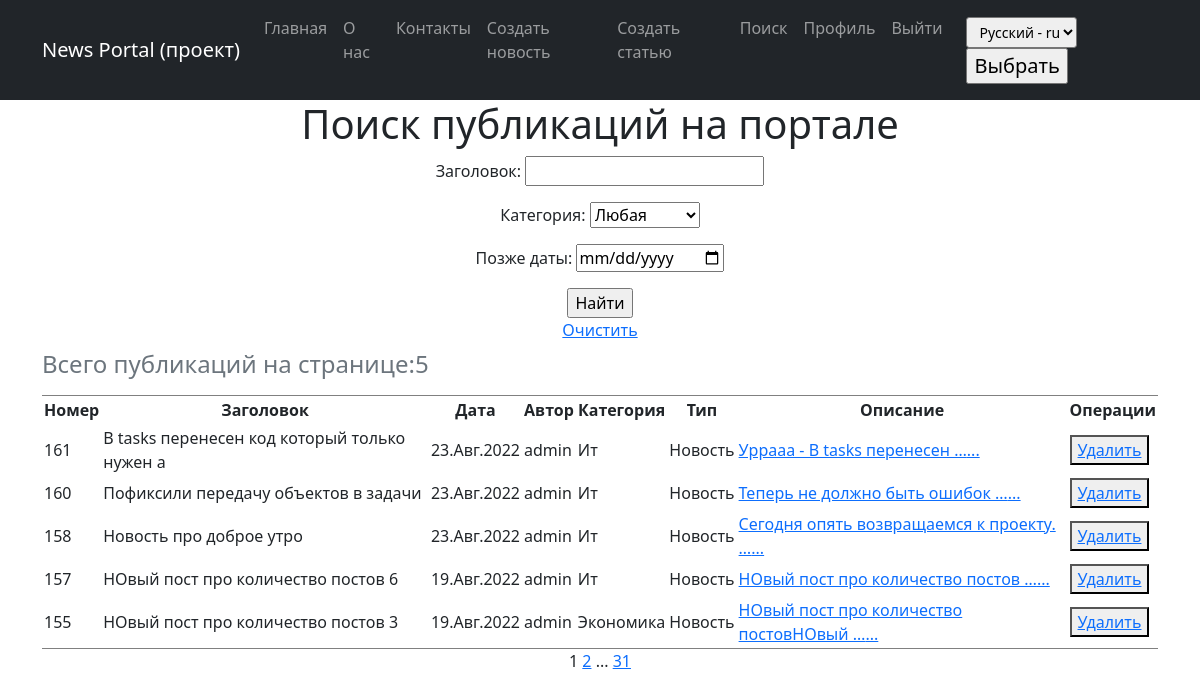
Page /posts/news/search/ (signed in) on the earlier database version.
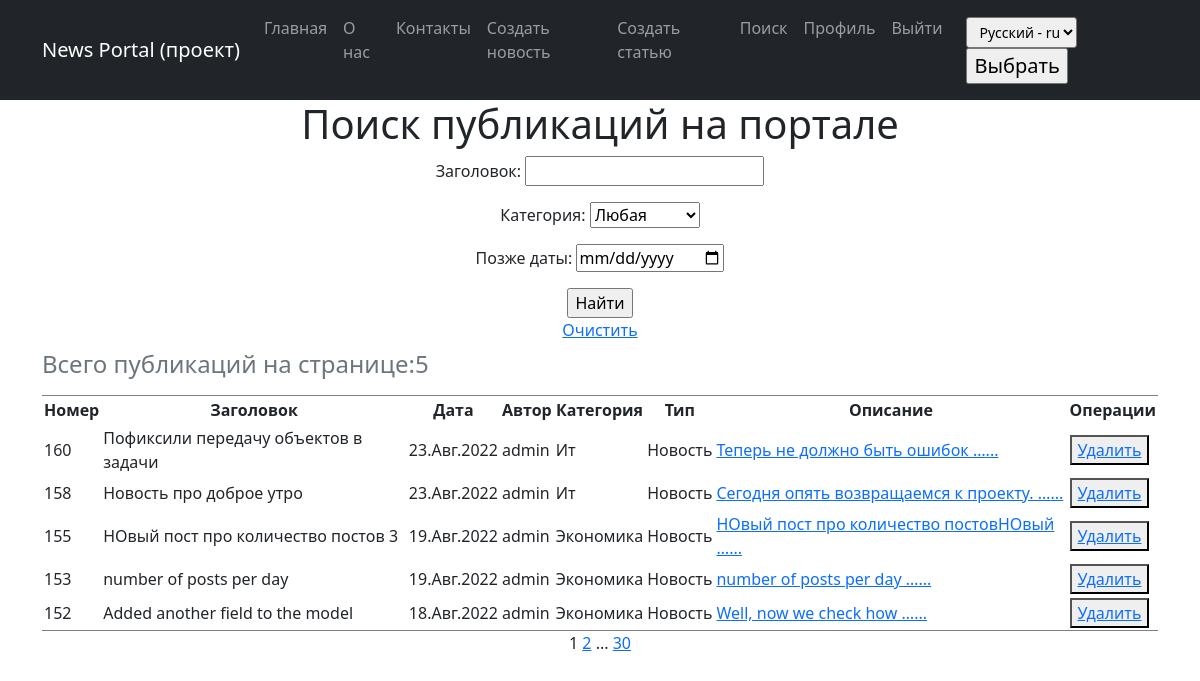
Same page on the later database version.
### news/models.py (models this page shows, shortened)
class Post(models.Model):
    news = 'NW'
    article = 'AR'
    POST_TYPES =[
        (news, 'Новость'),
        (article, 'Статья'),
    ]
    author_user = models.ForeignKey('Author', on_delete=models.CASCADE, verbose_name=_("Author"))
    post_type = models.CharField(max_length=2,
                                  choices=POST_TYPES,
                                  default=article,
                                  verbose_name=_('Type of post'),
                                 )
    create_date = models.DateTimeField(auto_now_add=True, verbose_name=_('Create date'),)
    category = models.ManyToManyField('Category', through='PostCategory', verbose_name=_('Category'))
    header_post = models.CharField(max_length=128, verbose_name=_('Title'))
    text_post = models.TextField(verbose_name=_('Text'))
    rating_post = models.SmallIntegerField(default=0, verbose_name=_('Rating'))
    is_created = models.BooleanField(default=True, verbose_name=_('Created')) # Редакция для обработки в signals.py - только создали или модифицируем
    def get_cat(self):
        """метод возвращает список категорий, добавлен для отображения категорий в админке"""
        return "\n".join([c.name_category for c in self.category.all()])
    get_cat.short_description = _('Categories')
    class Meta:
        verbose_name = _('Publication')
        verbose_name_plural = _('Publications')

class Author(models.Model):
    author_user = models.OneToOneField(
        User,
        on_delete=models.CASCADE,
        verbose_name="Автор",
    ) #параметр on_delete м.б. SET_NULL
    rating_author = models.SmallIntegerField(default=0, verbose_name="Рэйтинг")
    def __str__(self):
        return f'{self.author_user.username}'
    class Meta:
        verbose_name = 'Автор'
        verbose_name_plural = 'Авторы'

class Category(models.Model):
    name_category = models.CharField(
        max_length=64,
        unique=True,
        verbose_name=_('Category'),
        help_text=_('Name of category - 64 characters'),
    )
    subscribers = models.ManyToManyField(
        User,
        through='CategorySubscriber',
        blank=True,
        verbose_name=_("Subscribers"),
    )
    def get_subscribers(self):
        """Метод возвращает список подписчиков, добавлен для отображения категорий в админке"""
        return " ".join([s.username for s in self.subscribers.all()])
    get_subscribers.short_description = _("Subscribers")
    def __str__(self):
        return f"{self.name_category.title()}"
    class Meta:
        verbose_name = _('Category')
        verbose_name_plural = _('Categories')

### news/views.py (the view)
# urls.py: path('news/search/', PostsListSearch.as_view(), name='posts_list_search'),
class PostsListSearch(LoginRequiredMixin, DataMixin, ListView):
    model = Post
    ordering = '-create_date'
    template_name = 'posts_search.html'
    context_object_name = 'finded_posts'
    def get_queryset(self):
        queryset = super().get_queryset()
        self.filterset = PostFilter(self.request.GET, queryset)
        return self.filterset.qs
    def get_context_data(self, **kwargs):
        context = super().get_context_data()
        context['filterset'] = self.filterset
        return context

### news/context_processors.py (called while the page is built)
def extra_context(request):
    user_timezone = pytz.timezone(
        request.session.get('django_timezone') or settings.TIME_ZONE
    )
    current_time = timezone.now().astimezone(user_timezone)
    context = {
        'current_time': current_time,
        'timezones': pytz.common_timezones,
    }
    return context

### news/templatetags/custom_filters.py (called while the page is built)
@register.filter()
def censor(value):
    if not isinstance(value, str):
        raise TypeError(_("Censorship is carried out only for an object of type string (str)")) # Цензура осуществляется только для объекта типа строка (str)
    else:
        list_ = value.split(" ")
        for i in range(len(list_)):
            if list_[i].strip(string.punctuation).lower() in CENSOR_LIST:
                for j in range(1, len(list_[i])):
                    if list_[i][j] not in string.punctuation:
                        list_[i] = f"{list_[i][:j]}*{list_[i][j+1:]}"
        return f'{" ".join(list_)}'

@register.simple_tag(takes_context=True)
def url_replace(context, **kwargs):
    d = context['request'].GET.copy()
    for k, v in kwargs.items():
        d[k] = v
    return d.urlencode()

### news/templates/posts_search.html (shortened to what this page needs)
{% extends 'flatpages/default.html' %}
{% load i18n %}
{% load custom_filters %}
{% block content %}
<h1>{% trans "Search for publications on the portal" %}</h1>
<form action="" method="get">
    {{ filterset.form.as_p }}
    <input type="submit" value="{% trans "Find" %}" />
</form>
<a href="?{% url 'posts_list_search' %}">{% trans "Clear" %}</a>
{% if finded_posts %}
    <table cellpadding="2" frame="hsides">
        <caption align="top"> <h4>{% trans "Publications on the page:" %}{{ finded_posts|length }}</h4></caption>
        <tr>
            <th>{% trans "Id" %}</th>
            <th>{% trans "Title" %}</th>
            <th>{% trans "Date" %}</th>
            <th>{% trans "Author" %}</th>
            <th>{% trans "Category" %}</th>
            <th>{% trans "Type" %}</th>
            <th>{% trans "Descriptions" %}</th>
            <th>{% trans "Operations" %}</th>
        </tr>
        {% for post in finded_posts %}
        <tr>
            <td align="left">{{ post.pk }}</td>
            <td align="left">{{ post.header_post|censor }}</td>
            <td>{{ post.create_date|date:'d.M.Y' }}</td>
            <td align="left">{{ post.author_user }}</td>
            <td align="left">
                {% for cat in post.category.all %}
                {{ cat }}
                {% endfor %}
            </td>
            <td>
                {% if post.post_type == 'AR' %}
                    {% trans "Article" %}
                {% else %}
                    {% trans "News" %}
                {% endif %}
            </td>
            <td align="left">
                {% if post.post_type == 'AR' %}
                     <a href="{% url 'post_update_article' post.pk %}">{{ post.text_post|truncatewords:5|censor }}...</a>
                {% else %}
                     <a href="{% url 'post_update_new' post.pk %}">{{ post.text_post|truncatewords:5|censor }}...</a>
                {% endif %}
            </td>
            <td align="left">
                 {% if post.post_type == 'AR' %}
                     <button><a href="{% url 'post_delete_article' post.pk %}"> {% trans "Delete" %} </a></button>
                {% else %}
                     <button><a href="{% url 'post_delete_new' post.pk %}"> {% trans "Delete" %} </a></button>
                {% endif %}
            </td>
        </tr>
        {% endfor %}
    </table>
{% else %}
    <h3>{% trans "Such news is not found!" %}</h3>
{% endif %}
    {{ page_obj.number }}
    {% if  page_obj.has_next %}
        <a href="?{% url_replace page=page_obj.next_page_number %}">{{ page_obj.next_page_number }}</a>
        {% if paginator.num_pages != page_obj.next_page_number %}
            ...
            <a href="?{% url_replace page=page_obj.paginator.num_pages %}">{{ page_obj.paginator.num_pages }}</a>
        {% endif %}
    {% endif%}
{% endblock content %}

Differences in the rows shown:
removed Post: pk "161", header_post|censor "В tasks перенесен код который только нужен а", create_date "23.Авг.2022", author_user "admin", text_post|censor "Уррааа - В tasks перенесен …", Category (name_category "Ит")
removed Post: pk "157", header_post|censor "НОвый пост про количество постов 6", create_date "19.Авг.2022", author_user "admin", text_post|censor "НОвый пост про количество постов …", Category (name_category "Ит")
now on this page (row unchanged): Post: pk "153", header_post|censor "number of posts per day", create_date "19.Авг.2022", author_user "admin", text_post|censor "number of posts per day …", Category (name_category "Экономика")
now on this page (row unchanged): Post: pk "152", header_post|censor "Added another field to the model", create_date "18.Авг.2022", author_user "admin", text_post|censor "Well, now we check how …", Category (name_category "Экономика")
Other differences:
{{ page_obj.paginator.num_pages }}: "31" → "30"
